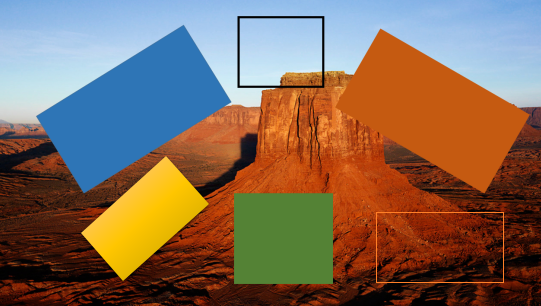
#> input picture Target14.bmp, 541 x 306 px
$ python test17.py   (Python 2 division)   (older library calls are emulated)
#> lines starting #> are read from the running program, lines starting #| are printed output that depends on the picture; after the words box and inside, x2 and y2 are one past the last pixel; in counts of white or black regions, pixels touching at a corner belong together
# encoding: utf-8
#Harris角点检测算法代码
import cv2
import numpy as np
import matplotlib
import math
from matplotlib import pyplot as plt

#根据一阶锐化算子，求x，y的梯度，显示锐化图像
#读取图片
filename = 'Target14.bmp'
img = cv2.imread(filename)
#> img is the input picture: shape (306, 541, 3); mean B, G, R 87.7, 105.5, 130.4
emptyImage = np.zeros(img.shape, np.uint8)
(B,G,R) = cv2.split(img)
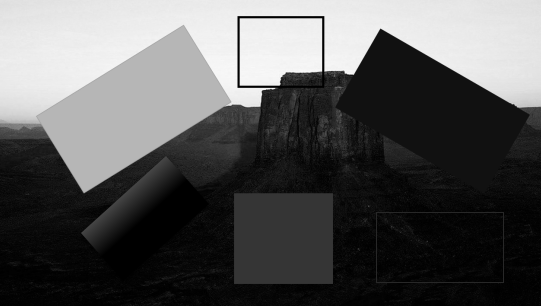
#> B: shape (306, 541); min 0, max 251, mean 87.7
gray = cv2.cvtColor(img,cv2.COLOR_BGR2GRAY)
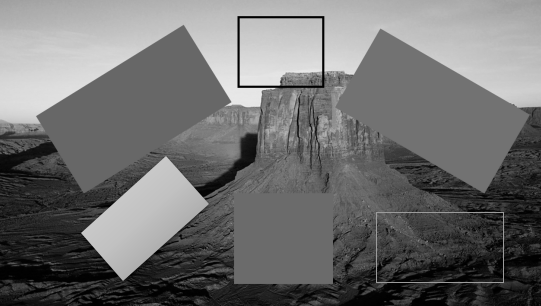
#> gray: shape (306, 541); min 0, max 236, mean 110.9
canny = cv2.Canny(gray,10,90,1)
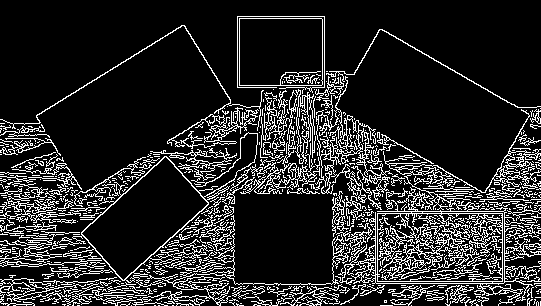
#> canny: shape (306, 541); 16.1% white in thin lines or dots
cv2.imshow("canny", canny)
g1 = cv2.GaussianBlur(R,(3,3),0)
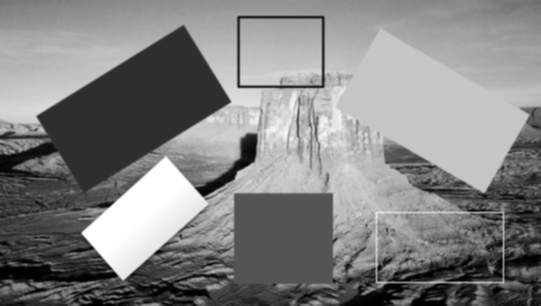
#> g1: shape (306, 541); min 0, max 255, mean 130.5
g2 = cv2.GaussianBlur(g1,(3,3),0)
#GaussianBlur(img,img_G0,Size(3,3),0);
#GaussianBlur(img_G0,img_G1,Size(3,3),0);
img_DoG = g1 - g2;
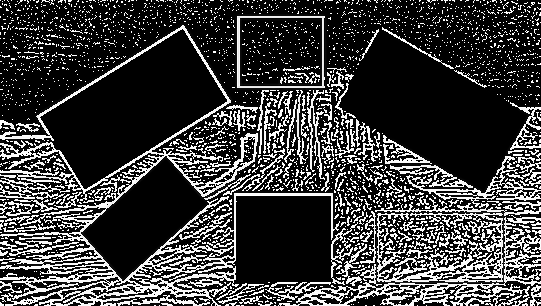
#> img_DoG: shape (306, 541); min 0, max 255, mean 60.8
cv2.normalize(img_DoG,img_DoG,255,0,cv2.NORM_MINMAX)

cv2.imshow("dog", img_DoG)


contours, hierarchy = cv2.findContours(img_DoG,cv2.RETR_CCOMP,cv2.CHAIN_APPROX_SIMPLE)
#> contours = 7586 contours, 7506 with area under 20; largest, box (x1, y1, x2, y2) and area: (0, 10, 541, 306) 114446, (39, 28, 228, 190) 14559, (231, 195, 333, 286) 8382, (84, 159, 206, 278) 6542, (241, 20, 321, 84) 4379
print (len(contours))
#| 7586
ic = 0


lines = cv2.HoughLinesP(img_DoG,1,np.pi/180,30,minLineLength=40,maxLineGap=30)
#> lines = 560 rows, first 6: [331, 280, 540, 295], [0, 180, 139, 183], [147, 151, 540, 263], [0, 250, 104, 256], [331, 278, 540, 275], [0, 266, 540, 304]
#lines = cv2.HoughLines(canny,1,np.pi/180,160)
lines1 = lines[:,0,:]#
#> lines1 has the same summary as lines
for x1,y1,x2,y2 in lines1[:]:
    cv2.line(emptyImage,(x1,y1),(x2,y2),(255,0,0),1)
#> this loop made 560 passes
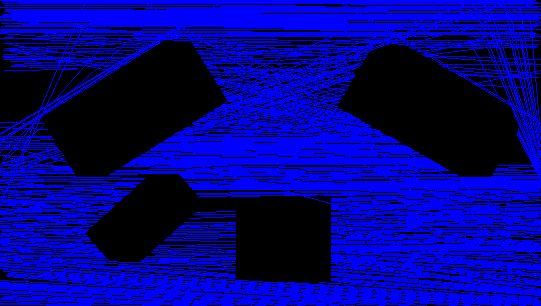
#> emptyImage: shape (306, 541, 3); mean of channels 0, 1, 2 131.7, 0, 0; drawn as B, G, R
cv2.imshow("emptyImage", emptyImage)


for element in contours:
	#cv2.drawContours(emptyImage,element,-1,(0,255,0),2)
	#continue
	epsilon = 0.1 * cv2.arcLength(element, True)
	cnt = cv2.approxPolyDP(element, epsilon, closed=True)
	#########
	x,y,w,h =cv2.boundingRect(element)
	area = cv2.contourArea(cnt)
	if area <10 :
		continue
	#cv2.rectangle(emptyImage,(x,y),(x+w,y+h),(0,255,0),2)
	#continue
	#########

	lc = len(cnt)
	area = cv2.contourArea(cnt)
	if area < 200   :
		continue
	if lc== 4 :
		rect = cv2.minAreaRect(cnt)
		x,y,w,h = cv2.boundingRect(cnt)

		#if (abs(w-h) <1) :
		#	continue

		print x,y,w,h


		box = cv2.cv.BoxPoints(rect)
		box = np.int0(box)

	# [11 lines of commented-out code are left out]
		cv2.rectangle(emptyImage,(x,y),(x+w,y+h),(0,0,255),2)
		cv2.drawContours(emptyImage,[box],0,(255,255,255),2)
		# [5 lines of commented-out code are left out]
		ic = ic +1
#> this loop made 7586 passes
#> epsilon on passes 1, 3, 7: 0, 0, 0
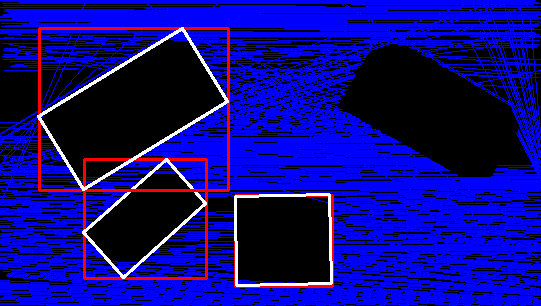
#> emptyImage: shape (306, 541, 3); 4.67% of pixels changed, all inside (x1, y1, x2, y2) = (37, 27, 334, 288); drawn as B, G, R
#> after the loop, ic = 3
	# [7 lines of commented-out code are left out]
print ic
#| 3


#cv2.drawContours(emptyImage2,contours,-1,(255,255,255),4)

cv2.imshow("emptyImage2", emptyImage)


cv2.waitKey (0)
cv2.destroyAllWindows()

$ run again, with Target12.bmp copied over Target14.bmp
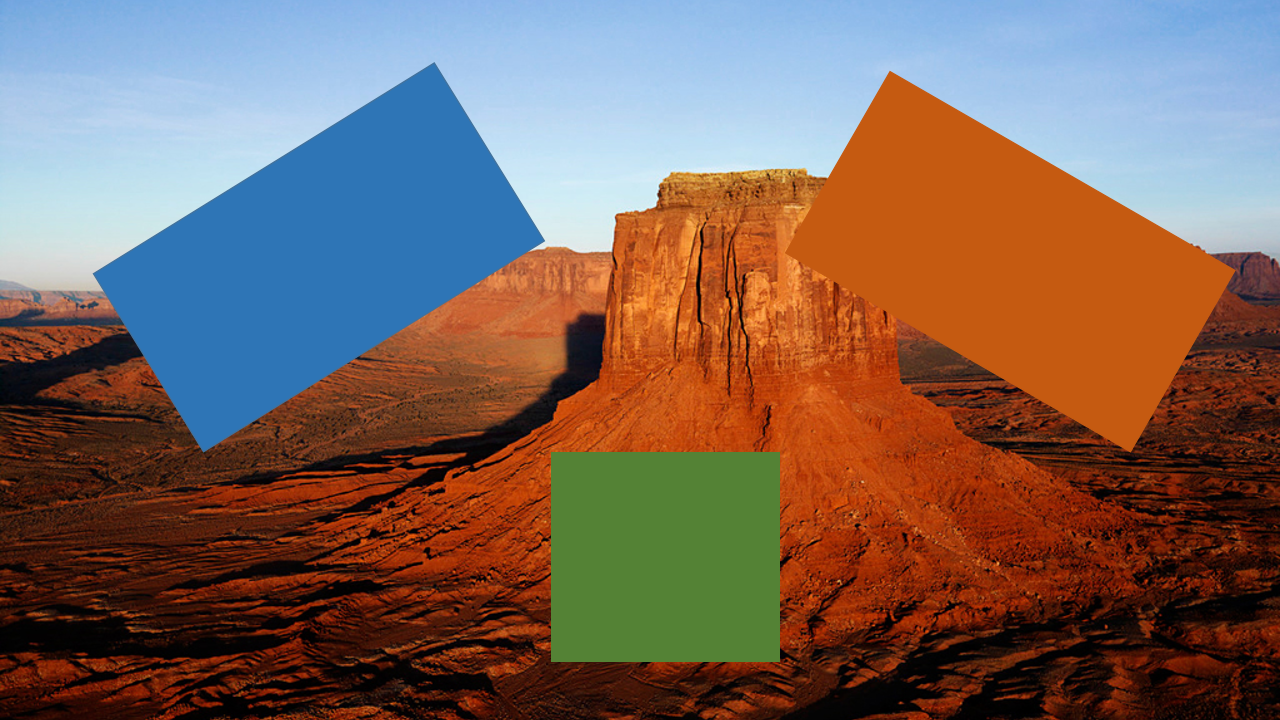
#> input picture Target12.bmp, 1280 x 720 px
#> img is the input picture: shape (720, 1280, 3); mean B, G, R 88.8, 98.8, 123.2
#> `canny = cv2.Canny(gray,10,90,1)`:
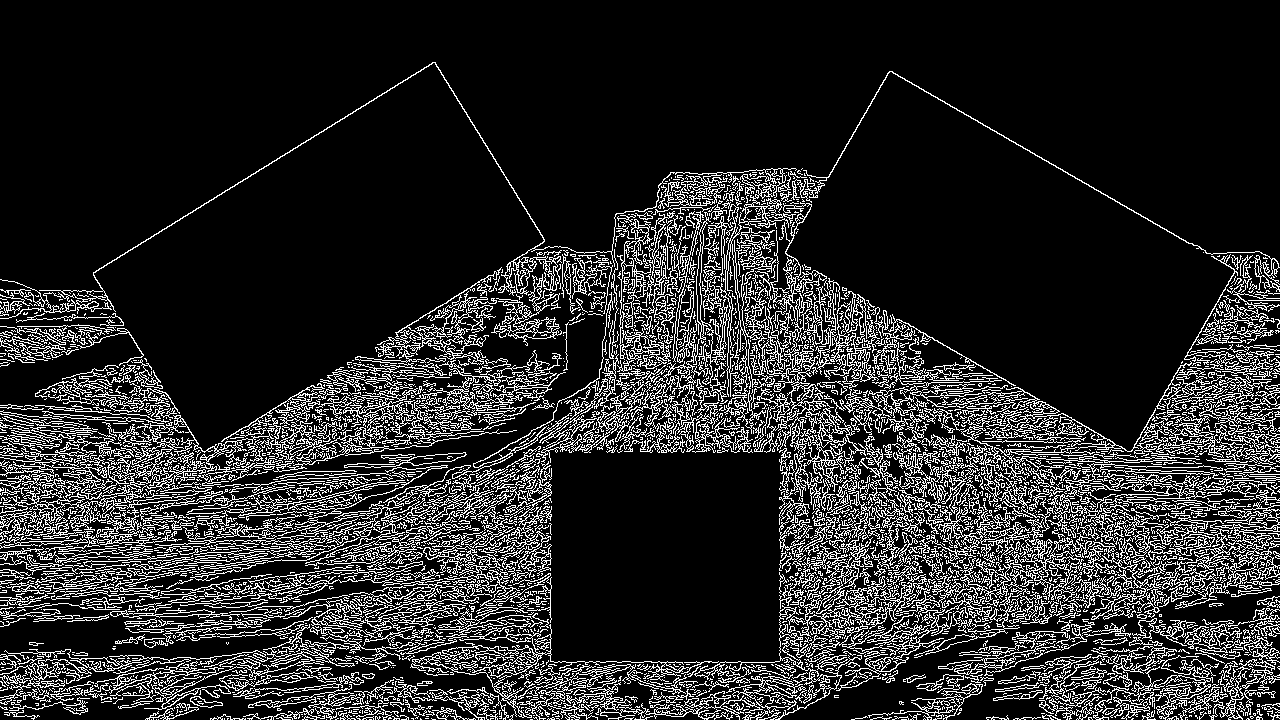
#> canny: shape (720, 1280); 16.1% white in thin lines or dots
#> contours = 44316 contours, 43833 with area under 20; largest, box (x1, y1, x2, y2) and area: (0, 58, 1280, 720) 593839, (97, 66, 541, 449) 81135, (549, 453, 782, 664) 46844, (558, 317, 602, 395) 1763, (846, 69, 1135, 210) 1112
#| 44316
#> lines = 1921 rows, first 6: [778, 593, 1279, 690], [778, 543, 1279, 552], [778, 575, 1272, 592], [0, 500, 1058, 408], [0, 711, 737, 660], [373, 343, 1048, 402]
#> lines1 has the same summary as lines
#> the loop `for x1,y1,x2,y2 in lines1[:]:` made 1921 passes
#> the loop `for element in contours:` made 44316 passes
#> epsilon on passes 1 to 3: 0, 0, 0
#> after the loop `for element in contours:`:
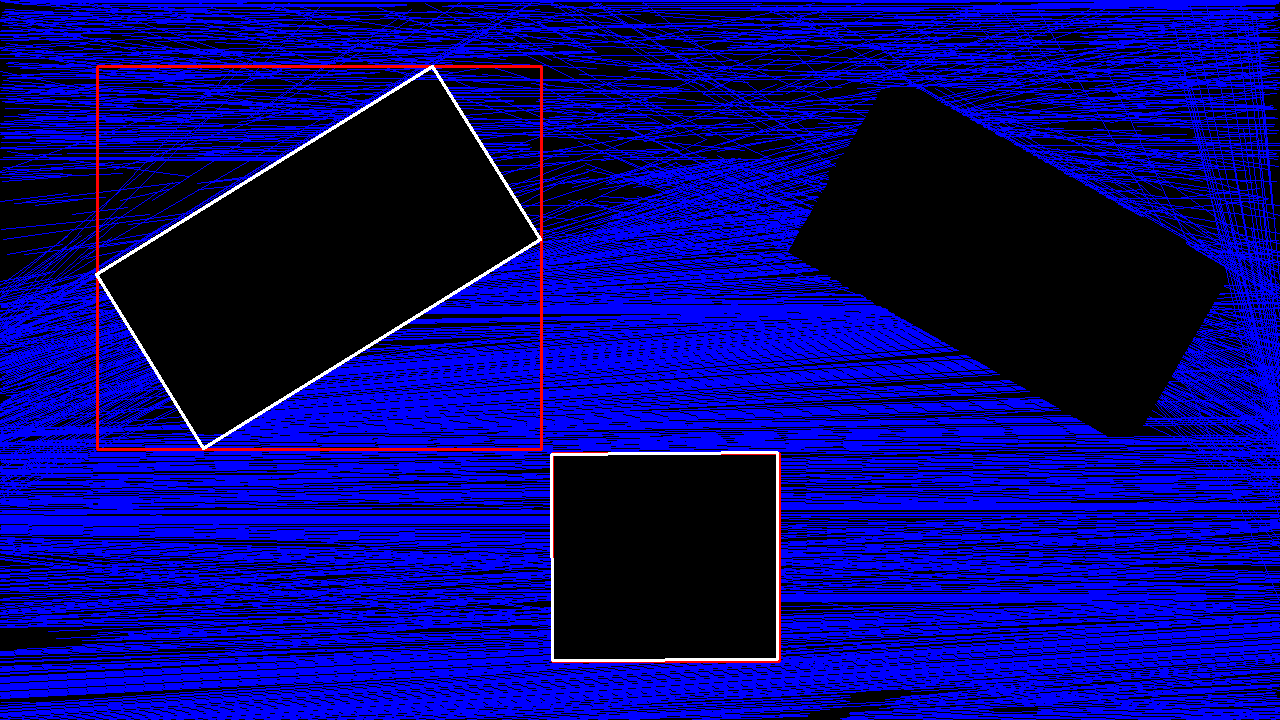
#> emptyImage: shape (720, 1280, 3); mean of channels 0, 1, 2 123.3, 1.8, 3.5; drawn as B, G, R
#> after the loop `for element in contours:`: ic = 2
#| 2
